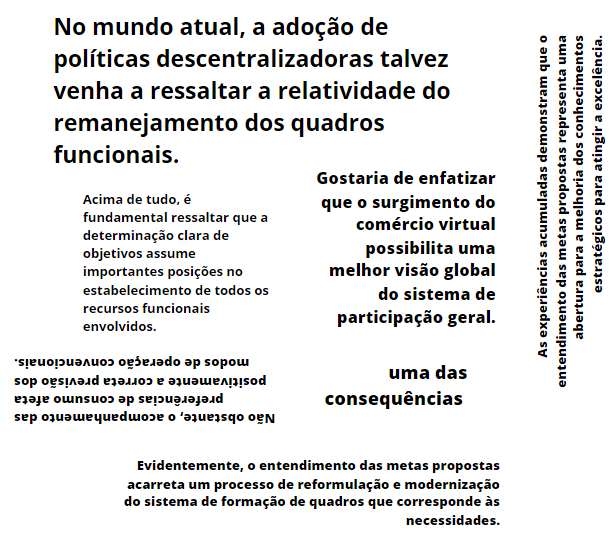
#> input picture testes.PNG, 616 x 536 px, found by its file name
$ python pretos.py
#> lines starting #> are read from the running program, lines starting #| are printed output that depends on the picture; after the words box and inside, x2 and y2 are one past the last pixel; in counts of white or black regions, pixels touching at a corner belong together
#-*- coding:utf-8 -*-
import cv2
import numpy as np
import easyocr

open('result.txt', 'w').close()

# Load image, grayscale, Gaussian blur, Otsu's threshold
image = cv2.imread('testes.png')
#> image is the input picture: shape (536, 616, 3); mean B, G, R 229.4, 229.3, 229.4
gray = cv2.cvtColor(image, cv2.COLOR_BGR2GRAY)
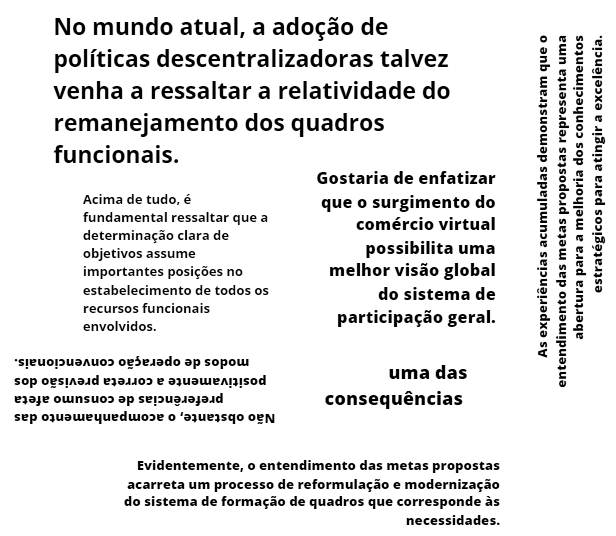
#> gray: shape (536, 616); min 0, max 255, mean 229.4
blur = cv2.GaussianBlur(gray, (7,7), 0)
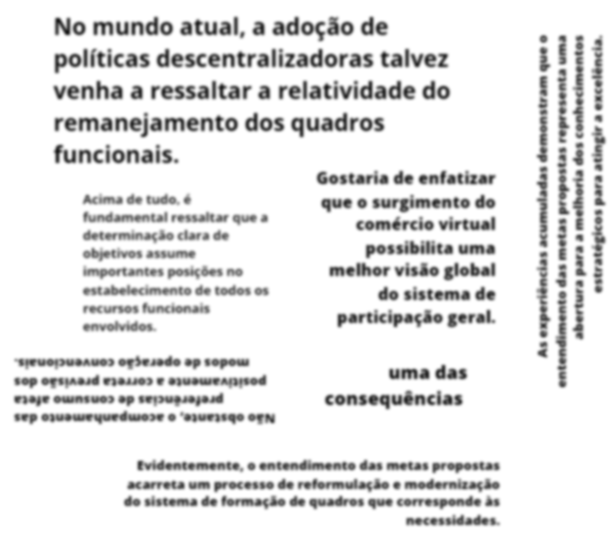
#> blur: shape (536, 616); min 25, max 255, mean 229.4
thresh = cv2.threshold(blur, 0, 255, cv2.THRESH_BINARY_INV + cv2.THRESH_OTSU)[1]
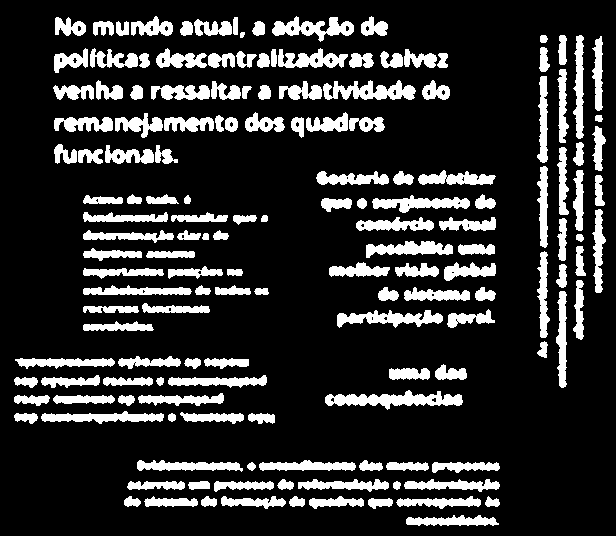
#> thresh: shape (536, 616); 17.8% white; 157 white regions, largest, box (x1, y1, x2, y2) and area: (325, 390, 463, 410) 1399, (323, 80, 416, 100) 1111, (337, 310, 443, 328) 1018

# Create rectangular structuring element and dilate
kernel = cv2.getStructuringElement(cv2.MORPH_RECT, (5,5))
dilate = cv2.dilate(thresh, kernel, iterations=4)
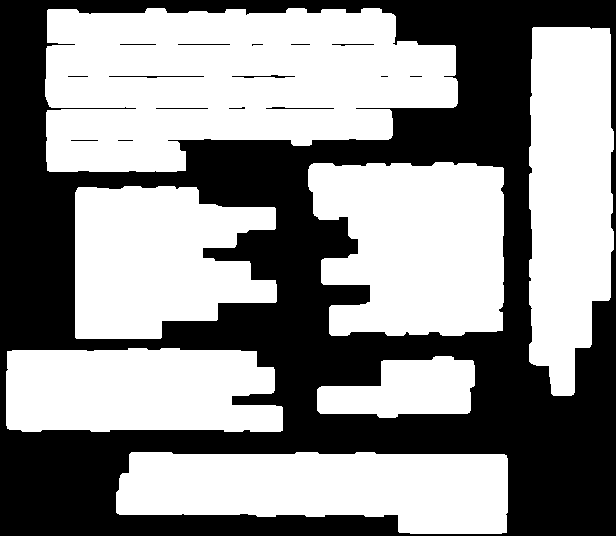
#> dilate: shape (536, 616); 56.3% white; 16 black regions (6 under 20 px)

# Find contours and draw rectangle
cnts = cv2.findContours(dilate, cv2.RETR_EXTERNAL, cv2.CHAIN_APPROX_SIMPLE)
#> cnts = 7 contours; box (x1, y1, x2, y2) and area: (45, 8, 458, 172) 52332, (308, 162, 504, 336) 28633, (529, 27, 614, 396) 26172, (116, 452, 508, 534) 25456, (75, 186, 277, 339) 23476, (6, 348, 283, 432) 20770, (317, 356, 475, 418) 6683
cnts = cnts[0] if len(cnts) == 2 else cnts[1]
for c in cnts:
    x,y,w,h = cv2.boundingRect(c)
    #cv2.rectangle(image, (x, y), (x + w, y + h), (255,0,255), 2)
    #cv2.putText(image, ("("+str(x)+", "+str(y)+")"), (x, y), cv2.FONT_HERSHEY_SIMPLEX, 0.5, (255, 0, 100), 2)
    #cv2.putText(image, ("("+str(x + w)+", "+str(y + h)+")"), (x + w, y + h), cv2.FONT_HERSHEY_SIMPLEX, 0.5, (255, 0, 100), 2)

    # Cropping an image
    cropped_image = image[y:(y+h), x:(x+w)]
#> (the run stopped early here; a loop or call above may not have finished)
